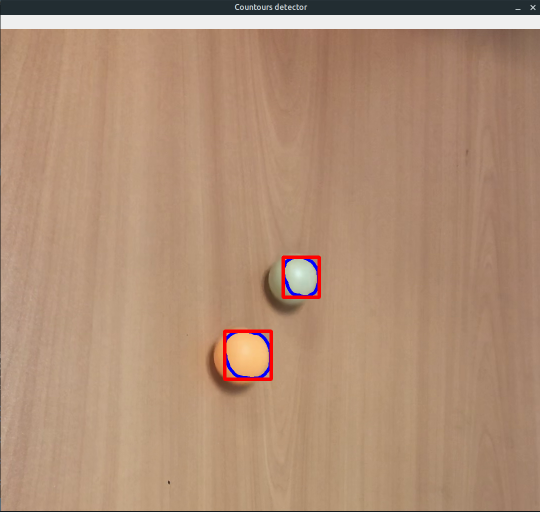
#> input picture Task 4/example.png, 1080 x 1024 px (shown at 1/2 size)
$ python -i objects_detection.py   (imports and definitions only)
#> lines starting #> are read from the running program, lines starting #| are printed output that depends on the picture; after the words box and inside, x2 and y2 are one past the last pixel; in counts of white or black regions, pixels touching at a corner belong together
#> further down, picture is the input picture: shape (1024, 1080, 3); mean B, G, R 117.1, 141.9, 175
from collections import deque
import cv2 as cv
import numpy as np
import time
import os
import json
import paho.mqtt.client as mqtt


THRESHOLD_CONTOUR_AREA = 1000  # пороговая площадь объекта - не следим за объектами с меньшей площадью
DEQUE_DEFAULT_MAX_SIZE = 32  # макс. размер дека с точками объектов
THICKNESS_COEF = 2  # толщина линии траектории

# BGR
BLUE_COLOR = (255, 0, 0)
GREEN_COLOR = (0, 255, 0)
RED_COLOR = (0, 0, 255)

# MQTT constants
BROKER = 'mosquitto'
PORT = 1883
MQTT_TOPIC_NAME = 'opencv/coords'


# [49 lines left out: functions moving_average, get_avg_pts, draw_tracks, get_contours, not called in this run]


def process_image(img):
    kernel = np.ones((2, 2), np.uint8)

    img_gray = cv.cvtColor(img, cv.COLOR_BGR2GRAY)
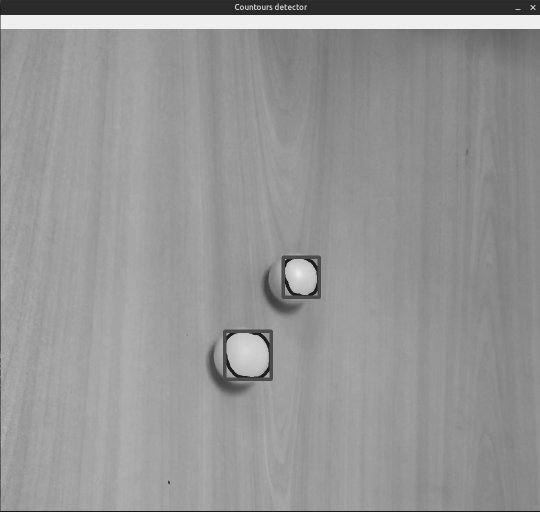
#> img_gray: shape (1024, 1080) (shown at 1/2 size); min 16, max 239, mean 148.9
    img_blur = cv.GaussianBlur(img_gray, (7, 7), 0)
    img_median_blur = cv.medianBlur(img_blur, 3)
    _, thresh = cv.threshold(img_median_blur, 180, 255, 0)
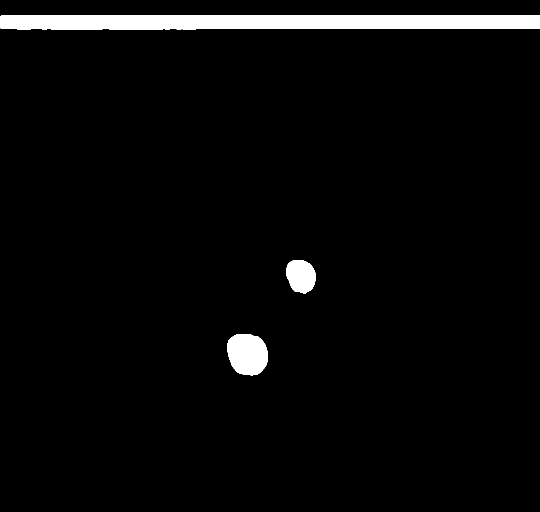
#> thresh: shape (1024, 1080) (shown at 1/2 size); 3.4% white; 3 white regions, box (x1, y1, x2, y2) and area: (1, 31, 1080, 59) 29427, (455, 668, 535, 751) 5456, (572, 520, 631, 587) 3109
    thresh = cv.morphologyEx(thresh, cv.MORPH_GRADIENT, kernel)
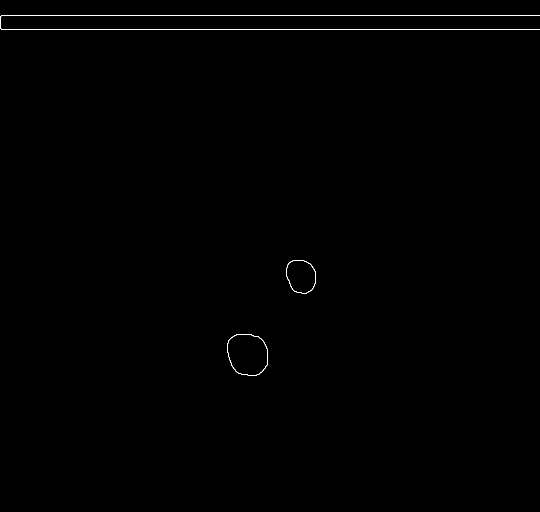
#> thresh: shape (1024, 1080) (shown at 1/2 size); 0.25% white in thin lines or dots, all inside (x1, y1, x2, y2) = (1, 31, 1080, 752)
    img_dilate = cv.dilate(thresh, kernel, iterations = 5)
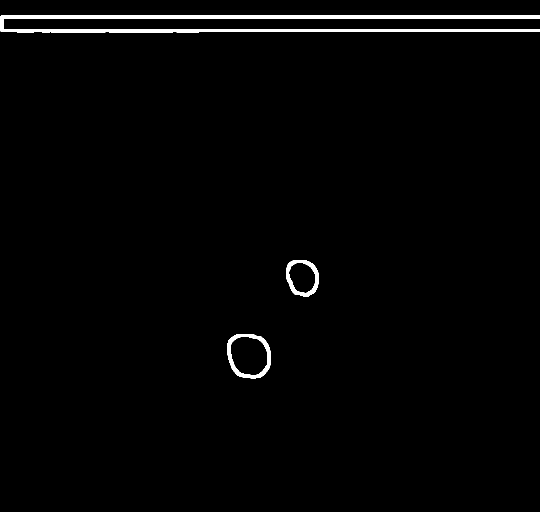
#> img_dilate: shape (1024, 1080) (shown at 1/2 size); 1.5% white; 3 white regions, box (x1, y1, x2, y2) and area: (1, 31, 1080, 65) 13152, (455, 668, 541, 757) 1955, (572, 520, 637, 593) 1512

    return img_dilate


# [70 lines left out: function main, not called in this run]


# [3 lines not run here, left out]

>>> import cv2
>>> picture = cv2.imread('../../../Task 4/example.png')
>>> result = process_image(picture)
